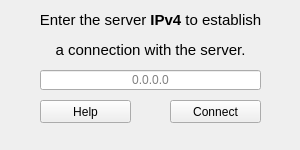
<?xml version="1.0" encoding="UTF-8"?>
<ui version="4.0">
 <class>EstablishWindow</class>
 <widget class="QWidget" name="EstablishWindow">
  <property name="geometry">
   <rect>
    <x>0</x>
    <y>0</y>
    <width>300</width>
    <height>150</height>
   </rect>
  </property>
  <property name="windowTitle">
   <string>Establish Connection</string>
  </property>
  <widget class="QLabel" name="information">
   <property name="geometry">
    <rect>
     <x>10</x>
     <y>10</y>
     <width>281</width>
     <height>51</height>
    </rect>
   </property>
   <property name="text">
    <string>&lt;html&gt;&lt;head/&gt;&lt;body&gt;&lt;p align=&quot;center&quot;&gt;&lt;span style=&quot; font-size:11pt;&quot;&gt;Enter the server &lt;/span&gt;&lt;span style=&quot; font-size:11pt; font-weight:600;&quot;&gt;IPv4&lt;/span&gt;&lt;span style=&quot; font-size:11pt;&quot;&gt; to establish&lt;/span&gt;&lt;/p&gt;&lt;p align=&quot;center&quot;&gt;&lt;span style=&quot; font-size:11pt;&quot;&gt;a connection with the server.&lt;/span&gt;&lt;/p&gt;&lt;/body&gt;&lt;/html&gt;</string>
   </property>
   <property name="textFormat">
    <enum>Qt::AutoText</enum>
   </property>
   <property name="scaledContents">
    <bool>false</bool>
   </property>
   <property name="alignment">
    <set>Qt::AlignCenter</set>
   </property>
  </widget>
  <widget class="QPushButton" name="connectButton">
   <property name="geometry">
    <rect>
     <x>170</x>
     <y>100</y>
     <width>91</width>
     <height>23</height>
    </rect>
   </property>
   <property name="text">
    <string>Connect</string>
   </property>
  </widget>
  <widget class="QLineEdit" name="serverIP_input">
   <property name="geometry">
    <rect>
     <x>40</x>
     <y>70</y>
     <width>221</width>
     <height>20</height>
    </rect>
   </property>
   <property name="sizePolicy">
    <sizepolicy hsizetype="Fixed" vsizetype="Fixed">
     <horstretch>0</horstretch>
     <verstretch>0</verstretch>
    </sizepolicy>
   </property>
   <property name="inputMethodHints">
    <set>Qt::ImhNone</set>
   </property>
   <property name="alignment">
    <set>Qt::AlignCenter</set>
   </property>
   <property name="placeholderText">
    <string>0.0.0.0</string>
   </property>
  </widget>
  <widget class="QPushButton" name="helpButton">
   <property name="geometry">
    <rect>
     <x>40</x>
     <y>100</y>
     <width>91</width>
     <height>23</height>
    </rect>
   </property>
   <property name="text">
    <string>Help</string>
   </property>
  </widget>
 </widget>
 <resources/>
 <connections/>
</ui>
